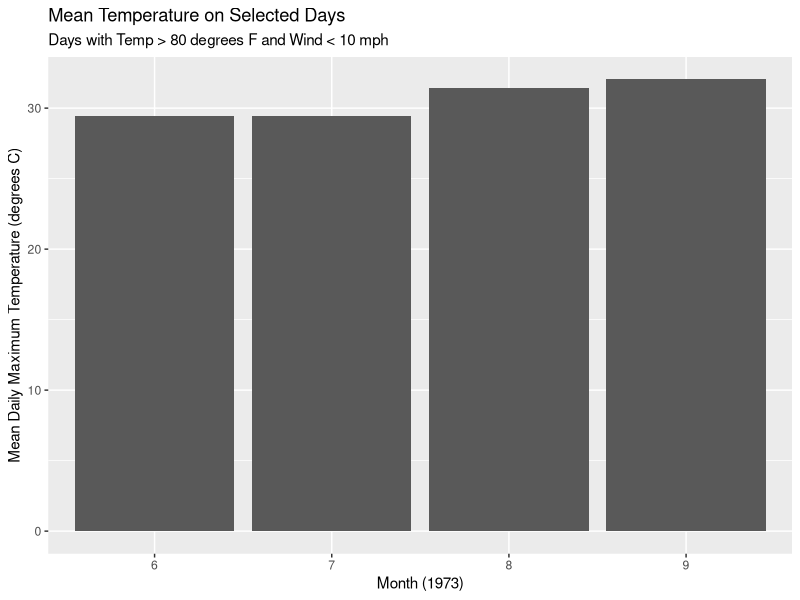

Write the R code that produced this figure.
## ---- chunk 1
knitr::opts_chunk$set(echo = TRUE, error = FALSE)
## ---- chunk 2
# Load the packages.
library(dplyr)
library(ggplot2)
library(datasets)
## ---- chunk 3
compute_s_n <- function(n) {
  s <- 0
  for (i in 1:n) {
    # Add one product of consecutive integers to the running total.
    s <- s + i * (i + 1)
  }
  # Return the sum after the loop has finished.
  return(s)
}

compute_s_n(3)
compute_s_n(100)
## ---- chunk 4
compute_s_n_vectorized <- function(n) {
  # Create all indices and calculate their products element by element.
  i <- seq_len(n)
  return(sum(i * (i + 1)))
}

compute_s_n_vectorized(3)
compute_s_n_vectorized(100)

# Both implementations should agree for each requested input.
compute_s_n(3) == compute_s_n_vectorized(3)
compute_s_n(100) == compute_s_n_vectorized(100)
## ---- chunk 5
# Either command opens the documentation for the same dataset.
?airquality

# Alternatively:
help(airquality)
## ---- chunk 6
# Load the original dataset before exploring its structure.
data("airquality")

str(airquality)
## ---- chunk 7
# Summarize every variable, including its missing values when present.
summary(airquality)
## ---- chunk 8
# Extract the column with $ and inspect its class.
airquality$Ozone

ozone_class <- class(airquality$Ozone)

ozone_class
## ---- chunk 9
# Check every entry in the dataset for missing values.
has_missing <- any(is.na(airquality))

has_missing
## ---- chunk 10
# In a sum, each TRUE in the missing-value indicator contributes 1.
missing_ozone <- sum(is.na(airquality$Ozone))

missing_ozone
## ---- chunk 11
# Ignore missing values in this calculation without changing the data.
mean_ozone <- mean(airquality$Ozone, na.rm = TRUE)

mean_ozone
## ---- chunk 12
# Count all observations in each month, including days with missing Ozone.
month_counts <- table(airquality$Month)

month_counts
## ---- chunk 13
data("airquality", package = "datasets")
head(airquality)
dim(airquality)
names(airquality)
## ---- chunk 14
# Add the converted temperature while retaining all original rows and columns.
airquality_modified <- airquality |>
  mutate(Temp_C = (Temp - 32) * 5 / 9)

head(airquality_modified)
## ---- chunk 15
# The wt argument specifies the ranking variable; all maximum ties are kept.
airquality_top <- top_n(airquality_modified, n = 1, wt = Temp_C)
airquality_top

airquality_sorted <- airquality_modified |>
  arrange(desc(Temp_C))
head(airquality_sorted)

# Compare values retained from the same calculated column.
all(airquality_top$Temp_C == airquality_sorted$Temp_C[1])
## ---- chunk 16
# Both conditions must hold for the same day, using the original units.
airquality_filtered <- airquality_modified |>
  filter(Temp > 80 & Wind < 10)

head(airquality_filtered)
## ---- chunk 17
airquality_selected <- airquality_filtered |>
  select(Month, Temp_C)

head(airquality_selected)
## ---- chunk 18
# Each mean uses only the days selected in part d.
airquality_grouped <- airquality_selected |>
  group_by(Month) |>
  summarize(mean_temp_c = mean(Temp_C), .groups = "drop") |>
  arrange(Month)

airquality_grouped
## ---- chunk 19
# geom_col() uses the summarized means as bar heights.
# Treat month as a category and show only the months in the summary.
monthly_temperature_plot <- ggplot(
  airquality_grouped,
  aes(x = factor(Month), y = mean_temp_c)
) +
  geom_col() +
  labs(
    title = "Mean Temperature on Selected Days",
    subtitle = "Days with Temp > 80 degrees F and Wind < 10 mph",
    x = "Month (1973)",
    y = "Mean Daily Maximum Temperature (degrees C)"
  )

monthly_temperature_plot
